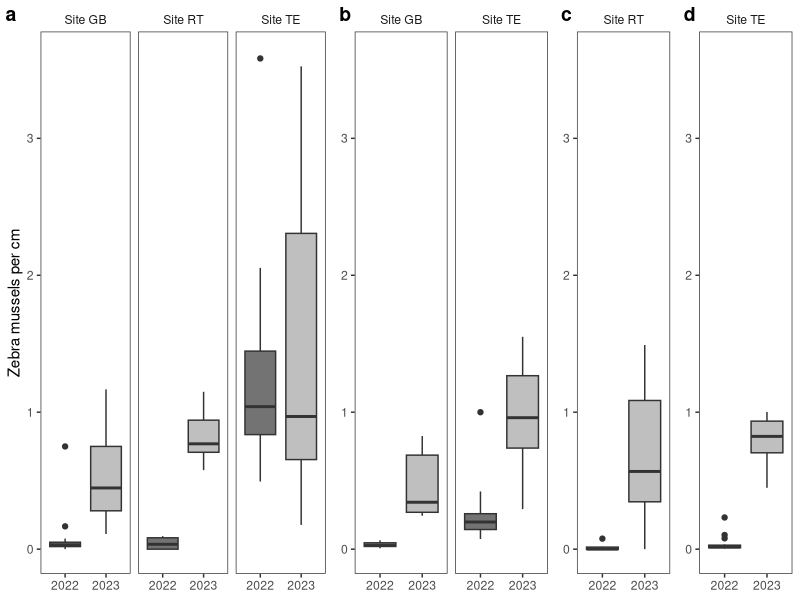

The R script that drew this image:
# this script generates Figure 4 from the Weise et al (2026) article
# density of zebra mussels on stems of specific plant species

library(tidyverse)
library(readxl)
library(ggpubr)

stem_data <- read_xlsx("data/source_data/plant_data.xlsx", sheet="zm_cm_stem_site") %>%
  mutate(year = as.factor(year))

# generate plots comparing years for species which were sampled at the same site(s) in 2022 and 2023
# first, gather data for Elodea canadensis, sampled from sites GB, RT, and TE in both years

elodat <- stem_data %>%  filter(species == "Elodea canadensis") 

site_names <- c(
  `GB` = "Site GB",
  `RT` = "Site RT",
  `TE` = "Site TE")

#boxplot comparing each year at each site
elobox <-   
  ggplot(data=elodat,aes(x=year,y=zm_cm_stem,group=year,fill=year)) + 
  geom_boxplot() +
  scale_fill_manual(values=c("grey45","grey75")) +
  xlab("Year") +
  ylab("Zebra mussels per cm") +
  ylim(0,3.6) +
  facet_wrap(~site,nrow=1,labeller = as_labeller(site_names)) +  
  theme_bw() + 
  theme(panel.grid = element_blank(),
        legend.position="none",
        axis.title.x = element_blank(),
        strip.background = element_blank())

# second, Potamogeton richardsonii, sampled from site RT in both years
prichdat <- stem_data %>%  filter(species == "Potamogeton richardsonii" & site %in% c("RT")) 

#boxplot comparing each year at each site
prichbox <-   
  ggplot(data=prichdat,aes(x=year,y=zm_cm_stem,group=year,fill=year)) + 
  geom_boxplot() +
  scale_fill_manual(values=c("grey45","grey75")) +
  xlab("Year") +
  ylab("Zebra mussels per cm") +
  ylim(0,3.6) +
  facet_wrap(~site,nrow=1,labeller = as_labeller(site_names)) +  
  theme_bw() + 
  theme(panel.grid = element_blank(),
        legend.position="none",
        axis.title.y = element_blank(),
        axis.title.x = element_blank(),
        strip.background = element_blank())

# third, Potamogeton robbinsii, sampled from sites GB and TE in both years
probbdat <- stem_data %>%  filter(species == "Potamogeton robbinsii" & site %in% c("GB","TE")) 

#boxplot comparing each year at each site
probbbox <-   
  ggplot(data=probbdat,aes(x=year,y=zm_cm_stem,group=year,fill=year)) + 
  geom_boxplot() +
  scale_fill_manual(values=c("grey45","grey75")) +
  xlab("Year") +
  ylab("Zebra mussels per cm") +
  ylim(0,3.6) +
  facet_wrap(~site,nrow=1,labeller = as_labeller(site_names)) +  
  theme_bw() + 
  theme(panel.grid = element_blank(),
        legend.position="none",
        axis.title.y = element_blank(),
        axis.title.x = element_blank(),
        strip.background = element_blank())

# fourth, Myriophyllum spicatum, sampled from site TE in both years
mspicdat <- stem_data %>%  filter(species == "Myriophyllum spicatum" & site %in% c("TE")) 

#boxplot comparing each year at each site
mspicbox <-   
  ggplot(data=mspicdat,aes(x=year,y=zm_cm_stem,group=year,fill=year)) + 
  geom_boxplot() +
  scale_fill_manual(values=c("grey45","grey75")) +
  xlab("Year") +
  ylab("Zebra mussels per cm") +
  ylim(0,3.6) +
  facet_wrap(~site,nrow=1,labeller = as_labeller(site_names)) +  
  theme_bw() + 
  theme(panel.grid = element_blank(),
        legend.position="none",
        axis.title.y = element_blank(),
        axis.title.x = element_blank(),
        strip.background = element_blank())

yearsiteplot <- ggarrange(elobox,probbbox,prichbox,mspicbox,
                          nrow=1, 
                          labels=c("a","b","c","d"),
                          widths=c(3,2,1.1,1.1))

ggsave(
  filename = "figures/figure4_plant_densities_yearsite_species.png",
  plot = yearsiteplot,
  device = "png",
  path = NULL,
  scale = 1,
  width = 24,
  height = 12,
  units = "cm",
  dpi = 300,
  limitsize = TRUE,
  bg = "white"
)  
